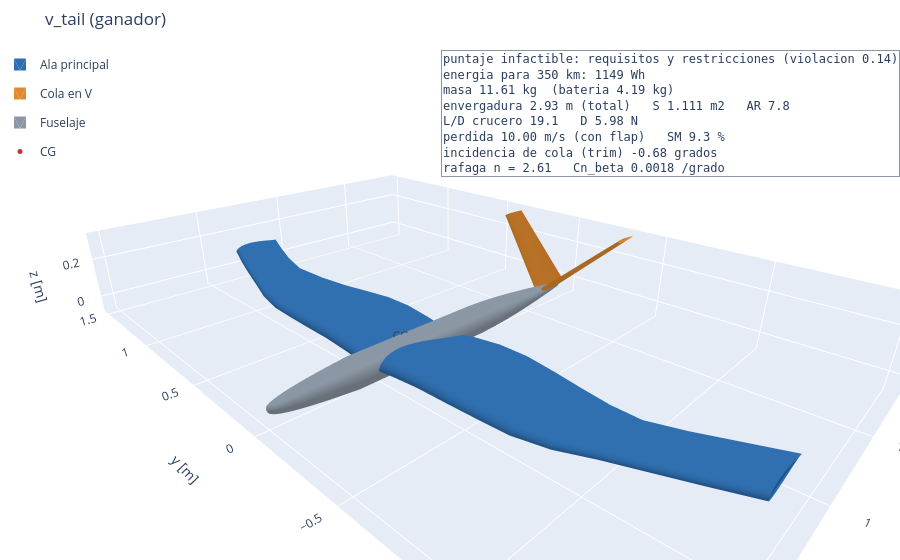

Notebook cell for this chart:
### Markdown cell above
## 8. Vista 3D del ganador

### Code cell
top_ganadora, est_ganador = max(estados.items(), key=lambda kv: kv[1].mejor().score)
mejor = est_ganador.mejor()

print(f"Ganador: {top_ganadora}  (score {mejor.score:.4f})")
print(f"  {av.TOPOLOGIAS[top_ganadora]['nombre']}")
print(f"  referencia real: {av.TOPOLOGIAS[top_ganadora]['referencia_real']}")

# Vista propia: un color por componente (ala, cola, fuselaje), escala 1:1 y los datos
# del avion. (avion.draw(backend="plotly") de AeroSandbox pone una barra de colores
# que no representa nada.)
_a = av.analizar_mision_avion(mejor.params, top_ganadora)
avion = av.construir_avion(av.params_trimados(mejor.params, top_ganadora), top_ganadora)   # con la incidencia de trim
av.figura_3d(avion, f"{top_ganadora} (ganador)", av.lineas_info(_a, mejor.score)).show()

### Figure 1 — Plotly figure (JSON) as saved in the notebook; plotly's stock layout.template omitted (floating-point values rounded to 4 significant figures; data arrays with more than 128 entries replaced by an {"elided": "..."} marker saying what was removed)
{"data": [{"color": "#2f6fb0", "flatshading": false, "i": {"elided": "2152 int values"}, "j": {"elided": "2152 int values"}, "k": {"elided": "2152 int values"}, "legendgroup": "ala", "lighting": {"ambient": 0.75, "diffuse": 0.35, "roughness": 0.9, "specular": 0.05}, "name": "Ala principal", "showlegend": true, "type": "mesh3d", "x": {"elided": "1078 float values"}, "y": {"elided": "1078 float values"}, "z": {"elided": "1078 float values"}}, {"color": "#e08a2e", "flatshading": false, "i": {"elided": "388 int values"}, "j": {"elided": "388 int values"}, "k": {"elided": "388 int values"}, "legendgroup": "cola", "lighting": {"ambient": 0.75, "diffuse": 0.35, "roughness": 0.9, "specular": 0.05}, "name": "Cola en V", "showlegend": true, "type": "mesh3d", "x": {"elided": "196 float values"}, "y": {"elided": "196 float values"}, "z": {"elided": "196 float values"}}, {"color": "#8a96a3", "flatshading": false, "i": {"elided": "864 int values"}, "j": {"elided": "864 int values"}, "k": {"elided": "864 int values"}, "legendgroup": "fuselaje", "lighting": {"ambient": 0.75, "diffuse": 0.35, "roughness": 0.9, "specular": 0.05}, "name": "Fuselaje", "showlegend": true, "type": "mesh3d", "x": {"elided": "456 float values"}, "y": {"elided": "456 float values"}, "z": {"elided": "456 float values"}}, {"marker": {"color": "#c0392b", "size": 5}, "mode": "markers+text", "name": "CG", "text": ["CG"], "type": "scatter3d", "x": [0.628], "y": [0], "z": [0]}], "layout": {"annotations": [{"align": "left", "bgcolor": "rgba(255,255,255,0.85)", "bordercolor": "#8a96a3", "borderwidth": 1, "font": {"family": "monospace", "size": 12}, "showarrow": false, "text": "puntaje infactible: requisitos y restricciones (violacion 0.14)<br>energia para 350 km: 1149 Wh<br>masa 11.61 kg  (bateria 4.19 kg)<br>envergadura 2.93 m (total)   S 1.111 m2   AR 7.8<br>L/D crucero 19.1   D 5.98 N<br>perdida 10.00 m/s (con flap)   SM 9.3 %<br>incidencia de cola (trim) -0.68 grados<br>rafaga n = 2.61   Cn_beta 0.0018 /grado", "x": 1, "xanchor": "right", "xref": "paper", "y": 1, "yanchor": "top", "yref": "paper"}], "legend": {"x": 0, "y": 1}, "margin": {"b": 0, "l": 0, "r": 0, "t": 50}, "scene": {"aspectmode": "data", "camera": {"eye": {"x": -1.3, "y": -1.3, "z": 0.8}}, "xaxis": {"title": {"text": "x [m] (hacia la cola)"}}, "yaxis": {"title": {"text": "y [m]"}}, "zaxis": {"title": {"text": "z [m]"}}}, "title": {"text": "v_tail (ganador)"}}}
